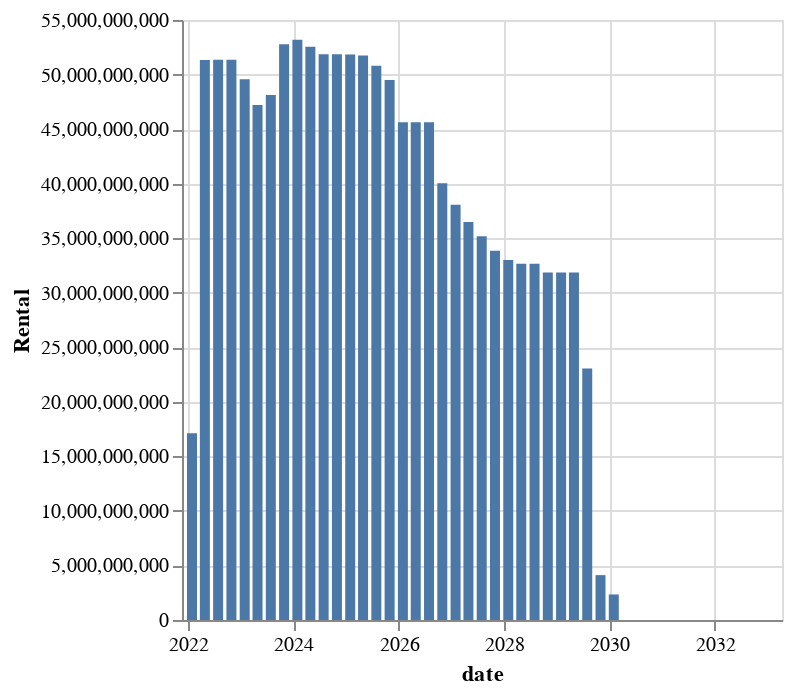

Notebook source saved alongside this figure:
### Code cell
fig = alt.Chart(df_sum).mark_bar().encode(
    x='date',
    y='Rental',
)
fig.display()
